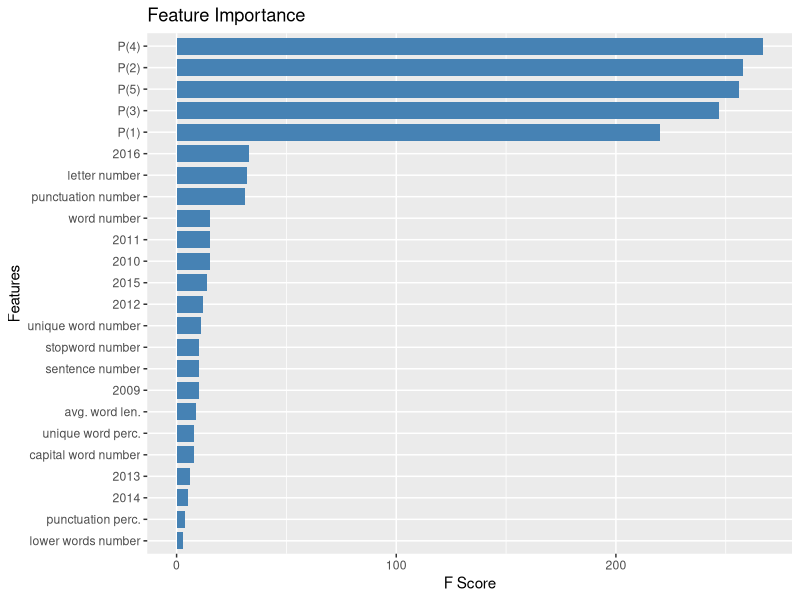
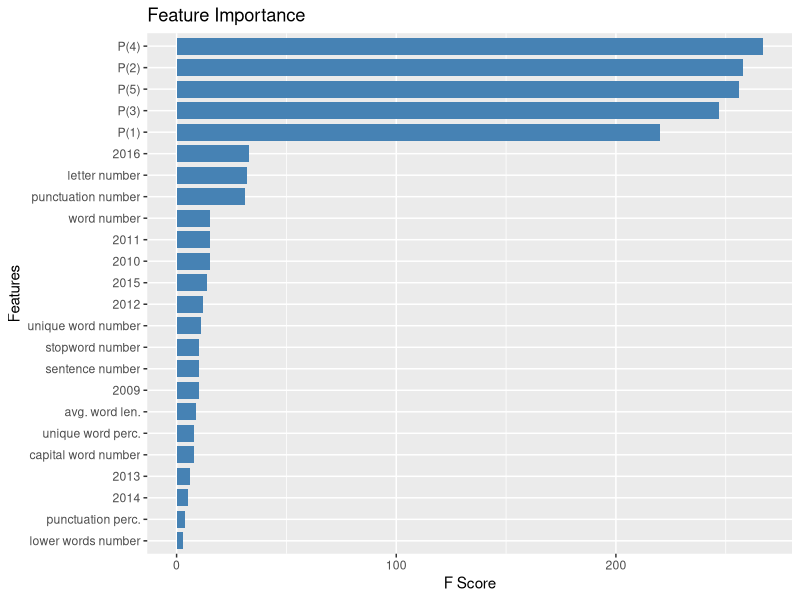

These figures' R source, in order:
library(ggplot2)
name = c("P(4)","P(2)","P(5)","P(3)","P(1)","2016","letter number","punctuation number"
         ,"2010","2011","word number","2015","2012","unique word number",
         "2009","sentence number","stopword number","avg. word len.",
         "capital word number","unique word perc.","2013","2014","punctuation perc.",
         "lower words number")
score = c(267,258,256,247,220,33,32,31,15,15,15,14,12,11,10,10,10,9,8,8,6,5,4,3)
importance = data.frame(name,score)
importance$name = factor(importance$name,levels = importance$name[order(importance$score)])



ggplot(data=importance, aes(x=name, y=score))+
  geom_bar(stat="identity",width = 0.8,fill="steelblue")+ xlab("Features") +ylab("F Score")+ 
  coord_flip() +
  #geom_text(aes(label=score), position = position_stack(vjust = 1.1), size=3)
  ggtitle("Feature Importance")+
  theme_gray()

ggsave("feature importance.png")              
       